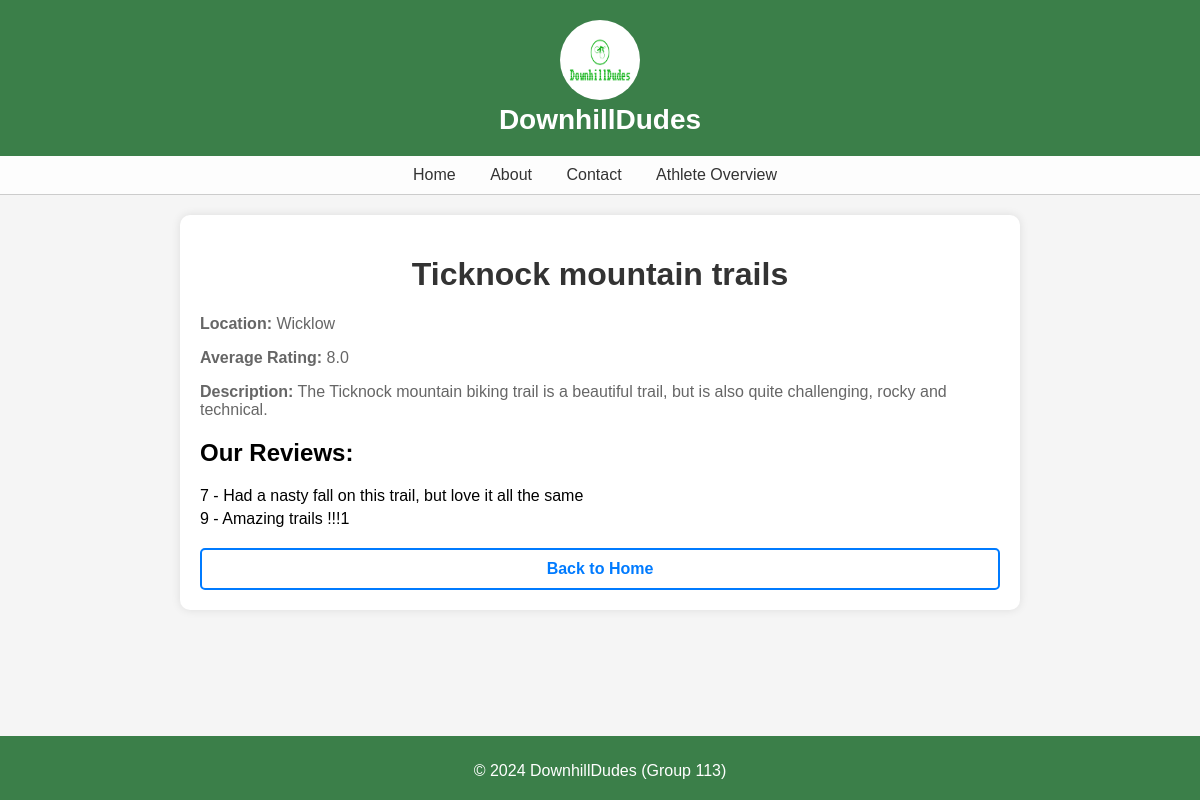
Page /trail/2/ on the committed database.
### pages/models.py (models this page shows, shortened)
class Trail(models.Model):
    name = models.CharField(max_length=100)
    location = models.CharField(max_length=100)
    description = models.TextField()
    picture = models.ImageField(upload_to='images/', blank=True, null=True)

class Review(models.Model):
    trail = models.ForeignKey(Trail, on_delete=models.CASCADE)
    rating = models.IntegerField()
    comment = models.TextField()

### pages/views.py (the view)
# urls.py: path('trail/<int:trail_id>/', views.trail_detail, name='trail_detail'),
def trail_detail(request, trail_id):
    trail = get_object_or_404(Trail, id=trail_id)
    reviews = Review.objects.filter(trail=trail)
    if reviews.exists():
        average_rating = sum(review.rating for review in reviews) / len(reviews)
    else:
        average_rating = None
    return render(request, 'pages/trail_detail.html', {'trail': trail, 'average_rating': average_rating})

### pages/templates/pages/trail_detail.html (shortened to what this page needs)
{% load static %}
<!DOCTYPE html>
<html lang="en">
<head>
</head>
<body>
    <header>
        <img src="{% static 'images/logo.png' %}" alt="logo">
        <h1>DownhillDudes</h1>
    </header>
    <nav>
        <ul>
            <li><a href="{% url 'home' %}">Home</a></li>
            <li><a href="{% url 'about' %}">About</a></li>
            <li><a href="{% url 'contact' %}">Contact</a></li>
            <li><a href="{% url 'athlete_page' %}">Athlete Overview</a></li>
        </ul>
    </nav>
    <div class="container">
        <h1><b>{{ trail.name }}</b></h1>
        <p><strong>Location:</strong> {{ trail.location }}</p>
        <p><strong>Average Rating:</strong> {{average_rating}}</p>
        <p><strong>Description:</strong> {{ trail.description }}</p>
        <h2>Our Reviews:</h2>
        <ul>
            {% for review in trail.review_set.all %}
                <li>{{ review.rating }} - {{ review.comment }}</li>
            {% empty %}
                <li>No reviews yet.</li>
            {% endfor %}
        </ul>
        <a href="{% url 'home' %}" class="back-link">Back to Home</a>
    </div>
    <footer>
        <p>&copy; 2024 DownhillDudes (Group 113)</p>
    </footer>
</body>
</html>

### rows in the picture
Trail: name "Ticknock mountain trails", location "Wicklow", description "The Ticknock mountain biking trail is a beautiful trail, but is also quite challenging, rocky and technical."
Review: rating "7", comment "Had a nasty fall on this trail, but love it all the same"
Review: rating "9", comment "Amazing trails !!!1"

### other values in the picture
{{ average_rating }} "8.0"
